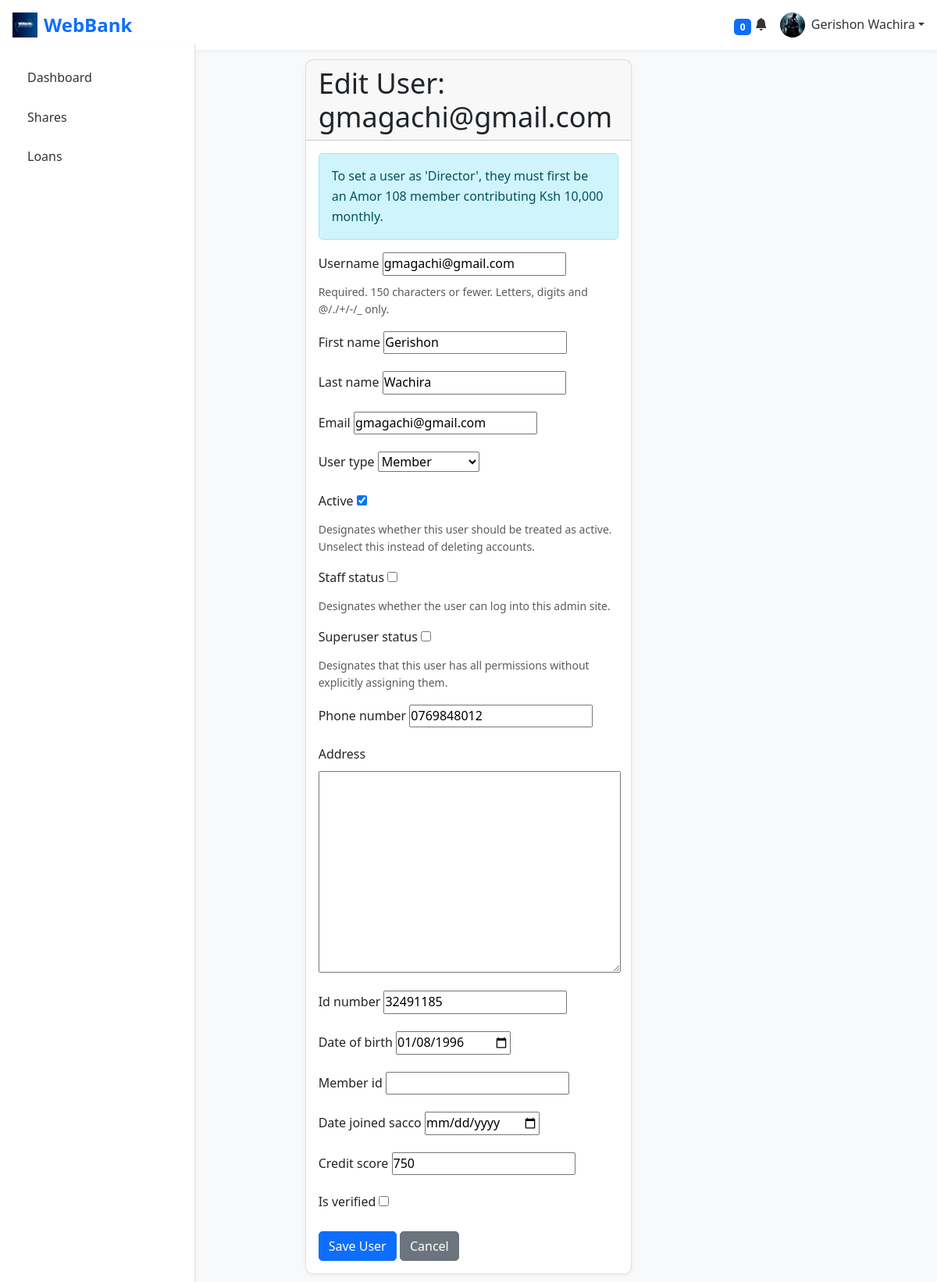
Page /admin-panel/users/edit/4/ (signed in) on the committed database.
### accounts/models.py (models this page shows, shortened)
class User(AbstractUser):
    USER_TYPES = (
        ('member', 'Member'),
        ('director', 'Director'),
        ('admin', 'System Admin'),
        ('guarantor', 'Guarantor'),
        ('founder', 'Founder'),
    )
    email = models.EmailField(unique=True) # Redefine email to make it unique
    USERNAME_FIELD = 'email'
    REQUIRED_FIELDS = ['first_name', 'last_name', 'phone_number']
    user_type = models.CharField(max_length=20, choices=USER_TYPES, default='member')
    phone_number = models.CharField(max_length=15, blank=True)
    residential_area = models.CharField(max_length=100, blank=True)
    address = models.TextField(blank=True)
    nationality = models.CharField(max_length=50, blank=True)
    id_number = models.CharField(max_length=20, blank=True)
    passport_no = models.CharField(max_length=20, blank=True)
    date_of_birth = models.DateField(null=True, blank=True)
    profile_picture = models.ImageField(upload_to='profiles/', null=True, blank=True)
    member_id = models.CharField(max_length=20, unique=True, null=True, blank=True)
    date_joined_sacco = models.DateField(null=True, blank=True)
    credit_score = models.IntegerField(default=750)
    is_verified = models.BooleanField(default=False)
    PROFILE_VISIBILITY_CHOICES = [
        ('private', 'Private'),
        ('public', 'Public'),
        ('only_me', 'Only Me'),
    ]
    profile_visibility = models.CharField(max_length=10, choices=PROFILE_VISIBILITY_CHOICES, default='private')
    two_factor_enabled = models.BooleanField(default=False) # Controls user preference for 2FA; full 2FA enforcement logic to be implemented separately.
    email_notifications = models.BooleanField(default=True)
    sms_notifications = models.BooleanField(default=False)
    loan_status_notifications = models.BooleanField(default=True)
    payment_reminders = models.BooleanField(default=True)
    share_dividend_notifications = models.BooleanField(default=True)
    system_maintenance_notifications = models.BooleanField(default=False)
    PREFERRED_LANGUAGE_CHOICES = [
        ('en', 'English'),
        ('es', 'Spanish'),
        ('fr', 'French'),
    ]
    preferred_language = models.CharField(max_length=5, choices=PREFERRED_LANGUAGE_CHOICES, default='en')
    PREFERRED_CURRENCY_CHOICES = [
        ('KES', 'KES (Ksh)'),
        ('USD', 'USD ($)'),
        ('EUR', 'EUR (€)'),
    ]
    preferred_currency = models.CharField(max_length=5, choices=PREFERRED_CURRENCY_CHOICES, default='KES')
    dark_mode_enabled = models.BooleanField(default=False)
    preferred_director = models.ForeignKey(
        'self',
        on_delete=models.SET_NULL,
        null=True,
        blank=True,
        related_name='preferred_members',
        limit_choices_to={'user_type': 'director'} # Filter choices to directors only
    )

### admin_panel/views.py (the view)
# urls.py: path('users/edit/<int:pk>/', views.user_edit, name='user_edit'),
@login_required
@admin_required
def user_edit(request, pk):
    user = get_object_or_404(User, pk=pk)
    if request.method == 'POST':
        form = UserAdminForm(request.POST, instance=user)
        if form.is_valid():
            new_user_type = form.cleaned_data['user_type']
            if new_user_type == 'director':
                qualifies, message = check_board_member_qualification(user)
                if not qualifies:
                    messages.error(request, f"Cannot set user as Director: {message}")
                    return render(request, 'admin_panel/user_form.html', {
                        'form': form,
                        'user': user,
                        'title': f'Edit User: {user.username}',
                        'user_type': request.user.user_type,
                    })
            form.save()
            AuditLog.objects.create(
                user=request.user,
                action=f"Edited user '{user.username}'",
                details=f"User ID: {user.pk}, Changes: {form.changed_data}",
                ip_address=request.META.get('REMOTE_ADDR'),
                object_repr=str(user),
                object_id=user.pk
            )
            messages.success(request, f"User {user.username} updated successfully.")
            return redirect('admin_panel:user_list')
    else:
        form = UserAdminForm(instance=user)
    context = {
        'form': form,
        'user': user,
        'title': f'Edit User: {user.username}',
        'user_type': request.user.user_type,
    }
    return render(request, 'admin_panel/user_form.html', context)

### admin_panel/forms.py
class UserAdminForm(forms.ModelForm):
    class Meta:
        model = User
        fields = ('username', 'first_name', 'last_name', 'email', 'user_type', 'is_active', 'is_staff', 'is_superuser', 'phone_number', 'address', 'id_number', 'date_of_birth', 'member_id', 'date_joined_sacco', 'credit_score', 'is_verified')
        widgets = {
            'date_of_birth': forms.DateInput(attrs={'type': 'date'}),
            'date_joined_sacco': forms.DateInput(attrs={'type': 'date'}),
        }

### notifications/context_processors.py (called while the page is built)
def user_notifications(request):
    if request.user.is_authenticated:
        unread_count = Notification.objects.filter(user=request.user, is_read=False).count()
        recent_notifications = Notification.objects.filter(user=request.user).order_by('-created_at')[:5]
        all_notifications = Notification.objects.filter(user=request.user).order_by('-created_at') # All notifications
        return {
            'unread_notifications_count': unread_count,
            'recent_notifications': recent_notifications,
            'all_notifications': all_notifications, # Added all notifications
        }
    return {}

### templates/admin_panel/user_form.html (shortened to what this page needs)
{% extends 'base.html' %}
{% load static %}
{% block content %}
<div class="main-content">
    <div class="row">
        <div class="col-md-8 offset-md-2">
            <div class="card">
                <div class="card-header">
                    <h3 class="mb-0">{{ title }}</h3>
                </div>
                <div class="card-body">
                    {% if user %}
                        {% if user.user_type != 'director' %}
                            <div class="alert alert-info" role="alert">
                                To set a user as 'Director', they must first be an Amor 108 member contributing Ksh 10,000 monthly.
                            </div>
                        {% endif %}
                    {% endif %}
                    <form method="post">
                        {% for field in form %}
                            <div class="mb-3">
                                <label for="{{ field.id_for_label }}" class="form-label">{{ field.label }}</label>
                                {{ field }}
                                {% if field.help_text %}
                                    <div class="form-text">{{ field.help_text }}</div>
                                {% endif %}
                            </div>
                        {% endfor %}
                        <button type="submit" class="btn btn-primary">Save User</button>
                        <a href="{% url 'admin_panel:user_list' %}" class="btn btn-secondary">Cancel</a>
                    </form>
                </div>
            </div>
        </div>
    </div>
</div>
{% endblock %}

### templates/base.html (shortened to what this page needs)
{% load static %}
<!DOCTYPE html>
<html lang="en">
<head>
  <link href="https://cdn.jsdelivr.net/npm/bootstrap@5.3.3/dist/css/bootstrap.min.css" rel="stylesheet">
  <link rel="stylesheet" href="https://cdnjs.cloudflare.com/ajax/libs/font-awesome/6.0.0-beta3/css/all.min.css">
  <link rel="stylesheet" href="{% static 'webbank/css/styles.css' %}">
  <link href='https://cdn.boxicons.com/fonts/basic/boxicons.min.css' rel='stylesheet'>
  <link href="https://cdn.jsdelivr.net/npm/bootstrap-icons@1.10.5/font/bootstrap-icons.css" rel="stylesheet">
</head>
<body>
  <nav class="navbar navbar-expand-lg navbar-light bg-light fixed-top px-3">
      <div class="d-flex align-items-center">
          <a class="navbar-brand d-flex align-items-center" href="{% url 'index' %}">
              <img src="{% static 'webbank/images/webbank.png' %}" alt="WebBank Logo" height="32" class="me-2">
              <span class="fw-bold text-primary">WebBank</span>
          </a>
      </div>
      <div class="ms-auto d-flex align-items-center">
          <li class="nav-item dropdown list-unstyled">
              <a class="nav-link nav-icon" href="#" data-bs-toggle="dropdown">
                  <i class="bi bi-bell-fill"></i>
                  <span class="badge bg-primary badge-number me-3">{{ unread_notifications_count|default:0 }}</span>
              </a>
          </li>
          <li class="nav-item dropdown ps-3 list-unstyled">
              <a class="nav-link nav-profile d-flex align-items-center pe-0" href="#" data-bs-toggle="dropdown">
                  {% if user.profile_picture %}
                  <img src="{{ user.profile_picture.url }}" alt="Profile" class="rounded-circle" width="32" height="32">
                  {% else %}
                  <i class="bi bi-person-circle fs-3 text-secondary"></i>
                  {% endif %}
                  <span class="d-none d-md-block dropdown-toggle ps-2">{{ user.get_full_name|default:user.username }}</span>
              </a>
          </li>
      </div>
  </nav>
  <div class="sidebar" id="sidebar">
      {% if user.is_authenticated %}
    {% if user.user_type == 'founder' %}
        <a href="{% url 'admin_panel:founder_dashboard' %}" class="nav-link {% if request.resolver_match.url_name == 'founder_dashboard' %}active{% endif %}">
            <i class='bx bxs-dashboard'></i> Dashboard
        </a>
    {% elif user.user_type == 'admin' %}
        <a href="{% url 'admin_panel:admin_dashboard' %}" class="nav-link {% if request.resolver_match.url_name == 'admin_dashboard' %}active{% endif %}">
            <i class='bx bxs-dashboard'></i> Dashboard
        </a>
    {% else %}
        <a href="{% url 'dashboard:main_dashboard' %}" class="nav-link {% if request.resolver_match.url_name == 'main_dashboard' %}active{% endif %}">
             Dashboard
        </a>
    {% endif %}
      {% if not is_amor108_dashboard %}
      <a href="{% url 'shares:shares_dashboard' %}" class="nav-link {% if request.resolver_match.url_name == 'shares_dashboard' %}active{% endif %}">
           Shares
      </a>
      <a href="{% url 'loans:loans_dashboard' %}" class="nav-link {% if request.resolver_match.url_name == 'loans_dashboard' %}active{% endif %}">
           Loans
      </a>
      {% endif %}
      {% endif %}
  </div>
  <div class="content main-content">
      {% block content %}
      {% endblock %}
  </div>
</body>
</html>

### static/webbank/css/styles.css (style rules this page uses)
:root { --primary-color: #0d6efd; --secondary-color: #6c757d; --success-color: #198754; --info-color: #0dcaf0; --warning-color: #ffc107; --danger-color: #dc3545; --light-color: #f8f9fa; --dark-color: #212529; --bg-light-gray: #f8f9fa; --text-dark: #333; --text-muted: #6c757d; --border-color: #e0e0e0; --shadow-sm: 0 2px 5px rgba(0, 0, 0, 0.05); --shadow-md: 0 5px 15px rgba(0, 0, 0, 0.1); --border-radius-sm: 5px; --border-radius-md: 10px; --border-radius-lg: 15px; --transition-speed: 0.3s; }
*, *::before, *::after { box-sizing: border-box; padding: 0; margin: 0; }
html { scroll-behavior: smooth; }
body { font-family: 'Segoe UI', Roboto, 'Helvetica Neue', Arial, sans-serif; line-height: 1.6; color: var(--text-dark); background-color: var(--bg-light-gray); padding-top: 56px; }
a { text-decoration: none; color: var(--primary-color); transition: color var(--transition-speed) ease, background-color var(--transition-speed) ease; }
.btn { transition: all var(--transition-speed) ease; border-radius: var(--border-radius-sm); }
.card { border-radius: var(--border-radius-md); border: 1px solid var(--border-color); box-shadow: var(--shadow-sm); transition: all var(--transition-speed) ease; }
h3 { font-size: 1.75rem; }
@media (min-width: 768px) { h3 { font-size: 2rem; } }
@media (min-width: 992px) { h3 { font-size: 2.25rem; } }
.navbar { box-shadow: var(--shadow-sm); background-color: white !important; }
.navbar-brand { font-weight: 700; font-size: 1.5rem; color: var(--dark-color) !important; }
.navbar-brand .text-primary { color: var(--primary-color) !important; }
.navbar .badge { position: absolute; top: 5px; right: 5px; padding: 0.35em 0.6em; font-size: 0.75em; line-height: 1; border-radius: var(--border-radius-sm); }
.sidebar { position: fixed; top: 56px; left: 0; height: calc(100% - 56px); width: 250px; background-color: white; border-right: 1px solid var(--border-color); transform: translateX(-100%); transition: transform var(--transition-speed) ease-in-out, width var(--transition-speed) ease-in-out; z-index: 1030; padding-top: 1rem; box-shadow: var(--shadow-sm); }
.sidebar .nav-link { color: var(--text-dark); padding: 10px 15px; display: flex; align-items: center; border-radius: var(--border-radius-sm); margin: 5px 10px; transition: background-color 0.2s ease, color 0.2s ease; }
.content { margin-left: 0; padding: 20px; transition: margin-left var(--transition-speed) ease-in-out; min-height: calc(100vh - 56px); }
@media (min-width: 992px) { .sidebar { transform: translateX(0); width: 250px; } }
@media (min-width: 992px) { .content { margin-left: 250px; } }
.alert { border-radius: var(--border-radius-sm); }
.main-content { padding-left: 15px; padding-right: 15px; }
@media (min-width: 992px) { .share-container, .main-content { max-width: calc(100% - 250px); } }

### rows in the picture
User: profile_picture (picture), get_full_name "Gerishon Wachira", form "gmagachi@gmail.com" "Gerishon" "Wachira" "gmagachi@gmail.com" "Member" "☑" "0769848012" "32491185" "01/08/1996" "750"

### other values in the picture
{{ unread_notifications_count|default:0 }} "0"
{{ title }} "Edit User: gmagachi@gmail.com"
{{ field.label }} "Username" "First name" "Last name" "Email" "User type" "Active" "Staff status" "Superuser status" "Phone number" "Address" "Id number" "Date of birth" "Member id" "Date joined sacco" "Credit score" "Is verified"
{{ field.help_text }} "Required. 150 characters or fewer. Letters, digits and @/./+/-/_ only." "Designates whether this user should be treated as active. Unselect this instead of deleting accounts." "Designates whether the user can log into this admin site." "Designates that this user has all permissions without explicitly assigning them."
